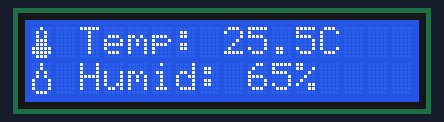
This sketch was run on a simulated Arduino Uno, built with avr-gcc and run on an emulated ATmega328P. Parts: 16×2 character LCD. What the sketch prints to the serial monitor is not drawn.

Above: at 0.2 s.
At 3.2 s:
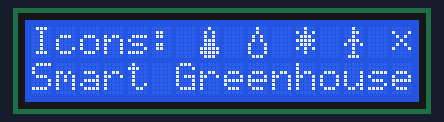
At 6.28 s:
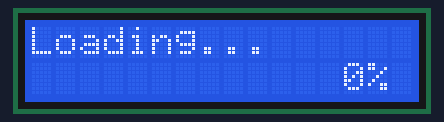
At 6.85 s:
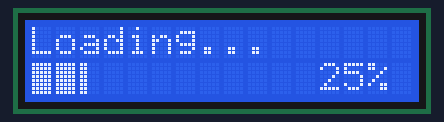
At 7.42 s:
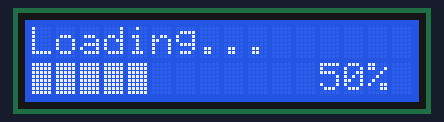
At 8.7 s:
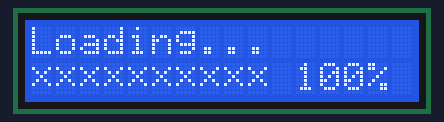

Measured:
- by itself, everything shown: repeats every 10.6 s, in 24 steps
- what the display in image 1 shows lasts 3.0 s, from 3.2 s to 6.2 s
- what the display in image 5 shows lasts 2.0 s, from 8.7 s to 10.7 s

The sketch:

03_lcd_custom_char.ino
```cpp
/*
 * 第四組：螢幕顯示組
 * 範例 3：LCD 自訂字元
 *
 * 學習重點：
 * - 自訂符號設計
 * - 5x8 點陣繪製
 * - 特殊符號應用
 *
 * LCD 1602 可以儲存 8 個自訂字元（編號 0-7）
 */

#include <Wire.h>
#include <LiquidCrystal_I2C.h>

#define LCD_ADDRESS 0x27

LiquidCrystal_I2C lcd(LCD_ADDRESS, 16, 2);

// 自訂字元定義（每個字元 8 bytes，代表 8 列）
// 每個 byte 的低 5 位代表一列的 5 個像素

// 溫度計符號
byte thermometer[] = {
  0b00100,  //   *
  0b01010,  //  * *
  0b01010,  //  * *
  0b01110,  //  ***
  0b01110,  //  ***
  0b11111,  // *****
  0b11111,  // *****
  0b01110   //  ***
};

// 水滴符號（濕度）
byte droplet[] = {
  0b00100,  //   *
  0b00100,  //   *
  0b01010,  //  * *
  0b01010,  //  * *
  0b10001,  // *   *
  0b10001,  // *   *
  0b10001,  // *   *
  0b01110   //  ***
};

// 太陽符號
byte sun[] = {
  0b00100,  //   *
  0b10101,  // * * *
  0b01110,  //  ***
  0b11111,  // *****
  0b01110,  //  ***
  0b10101,  // * * *
  0b00100,  //   *
  0b00000   //
};

// 植物/葉子符號
byte plant[] = {
  0b00100,  //   *
  0b00110,  //   **
  0b00100,  //   *
  0b01110,  //  ***
  0b10101,  // * * *
  0b00100,  //   *
  0b00100,  //   *
  0b01110   //  ***
};

// 風扇符號
byte fan[] = {
  0b00000,  //
  0b10001,  // *   *
  0b01010,  //  * *
  0b00100,  //   *
  0b01010,  //  * *
  0b10001,  // *   *
  0b00000,  //
  0b00000   //
};

// 進度條組件
byte bar1[] = {0x10, 0x10, 0x10, 0x10, 0x10, 0x10, 0x10, 0x10};  // |
byte bar2[] = {0x18, 0x18, 0x18, 0x18, 0x18, 0x18, 0x18, 0x18};  // ||
byte bar3[] = {0x1C, 0x1C, 0x1C, 0x1C, 0x1C, 0x1C, 0x1C, 0x1C};  // |||
byte bar4[] = {0x1E, 0x1E, 0x1E, 0x1E, 0x1E, 0x1E, 0x1E, 0x1E};  // ||||
byte bar5[] = {0x1F, 0x1F, 0x1F, 0x1F, 0x1F, 0x1F, 0x1F, 0x1F};  // |||||

void setup() {
  Serial.begin(9600);
  Serial.println("=== LCD 自訂字元測試 ===");

  lcd.init();
  lcd.backlight();

  // 建立自訂字元（編號 0-7）
  lcd.createChar(0, thermometer);
  lcd.createChar(1, droplet);
  lcd.createChar(2, sun);
  lcd.createChar(3, plant);
  lcd.createChar(4, fan);

  // 顯示自訂字元
  lcd.home();
  lcd.write(byte(0));  // 溫度計
  lcd.print(" Temp: 25.5C");

  lcd.setCursor(0, 1);
  lcd.write(byte(1));  // 水滴
  lcd.print(" Humid: 65%");

  Serial.println("顯示基本自訂字元");
}

void loop() {
  delay(3000);

  // 顯示所有自訂圖示
  lcd.clear();
  lcd.setCursor(0, 0);
  lcd.print("Icons: ");
  for (int i = 0; i < 5; i++) {
    lcd.write(byte(i));
    lcd.print(" ");
  }

  lcd.setCursor(0, 1);
  lcd.print("Smart Greenhouse");

  delay(3000);

  // 進度條展示
  showProgressBar();

  delay(2000);

  // 回到初始畫面
  lcd.clear();
  lcd.home();
  lcd.write(byte(0));
  lcd.print(" Temp: 25.5C");
  lcd.setCursor(0, 1);
  lcd.write(byte(1));
  lcd.print(" Humid: 65%");
}

void showProgressBar() {
  // 重新定義自訂字元為進度條
  lcd.createChar(0, bar1);
  lcd.createChar(1, bar2);
  lcd.createChar(2, bar3);
  lcd.createChar(3, bar4);
  lcd.createChar(4, bar5);

  lcd.clear();
  lcd.setCursor(0, 0);
  lcd.print("Loading...");

  // 動態進度條
  for (int progress = 0; progress <= 100; progress += 5) {
    lcd.setCursor(0, 1);

    // 計算需要多少完整格與部分格
    int fullBars = progress / 10;       // 每格代表 10%
    int partialBar = (progress % 10) / 2;  // 0-4

    // 顯示完整格
    for (int i = 0; i < fullBars && i < 10; i++) {
      lcd.write(byte(4));  // 全滿
    }

    // 顯示部分格
    if (fullBars < 10 && partialBar > 0) {
      lcd.write(byte(partialBar - 1));
      fullBars++;
    }

    // 顯示空格
    for (int i = fullBars; i < 10; i++) {
      lcd.print(" ");
    }

    // 顯示百分比
    lcd.print(" ");
    if (progress < 10) lcd.print(" ");
    if (progress < 100) lcd.print(" ");
    lcd.print(progress);
    lcd.print("%");

    delay(100);
  }

  // 恢復原本的自訂字元
  lcd.createChar(0, thermometer);
  lcd.createChar(1, droplet);
  lcd.createChar(2, sun);
  lcd.createChar(3, plant);
  lcd.createChar(4, fan);
}

/*
 * 知識補充：
 *
 * 自訂字元設計方法：
 *
 * 1. 畫出 5x8 的點陣圖
 * 2. 每列轉換為二進位
 * 3. 填入 byte 陣列
 *
 * 例如：笑臉
 *      01234
 *   0: 00000 = 0b00000
 *   1: 01010 = 0b01010
 *   2: 00000 = 0b00000
 *   3: 00000 = 0b00000
 *   4: 10001 = 0b10001
 *   5: 01110 = 0b01110
 *   6: 00000 = 0b00000
 *   7: 00000 = 0b00000
 *
 * 線上工具：
 * 搜尋 "LCD custom character generator"
 * 可以視覺化設計並產生程式碼
 *
 * 練習題：
 * 1. 設計一個「警告」三角形符號
 * 2. 設計「勾勾」和「叉叉」符號
 * 3. 製作動畫效果（多個自訂字元輪替）
 */
```
